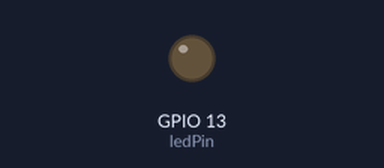
The sketch below on a simulated ESP32. On the bench: output pins drawn as LEDs (lit = HIGH).

Above: at 0.05 s.
At 1.7 s:
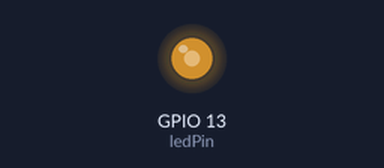
At 2.15 s:
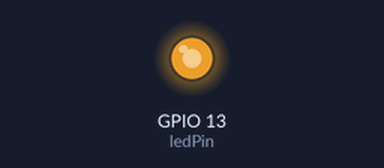
At 2.85 s:
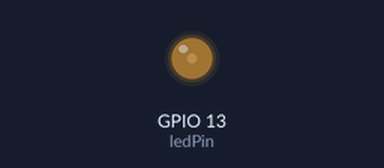
Timing chart, 0 to 5.6 s (numbered marks = the images above):
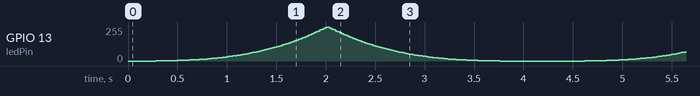

The sketch:

Breathing_Light_Topic4.ino
```cpp
const int ledPin = 13;

// Increase resolution to 12-bit (0 to 4095 steps) for ultra-fine dimming control
const int frequency = 5000;
const int resolution = 12;
const int maxPeriod = 4095;  // 2^12 - 1

void setup() {
  ledcAttach(ledPin, frequency, resolution);
}

void loop() {
  // 1. Smoothly Fade In
  for (int i = 0; i <= 100; i++) {
    // Convert 0-100% index into a smooth exponential curve
    int dutyCycle = (pow(i / 100.0, 3) * maxPeriod);
    ledcWrite(ledPin, dutyCycle);
    delay(20); // Total fade-in time is roughly 2 seconds (100 steps * 20ms)
  }

  // 2. Smoothly Fade Out
  for (int i = 100; i >= 0; i--) {
    // Apply the same curve on the way down so it slows down near zero
    int dutyCycle = (pow(i / 100.0, 3) * maxPeriod);
    ledcWrite(ledPin, dutyCycle);
    delay(20);
  }

  delay(300); // Tiny rest period at the bottom of the breath
}
```
